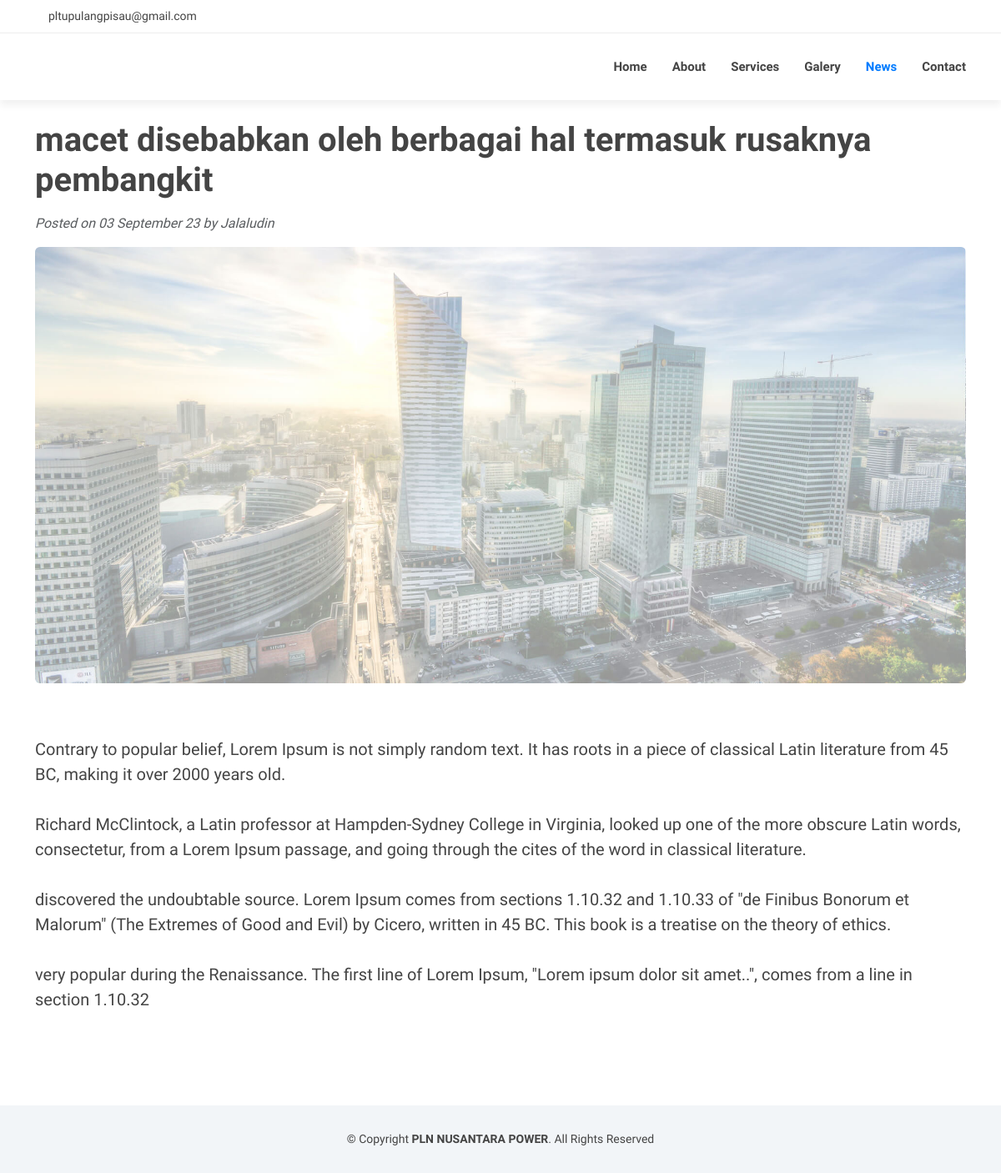
Page /news/detail/7a21af28-2b23-4a01-8c56-d368a6d0e1da/ on the committed database.
### topbar/models.py (models this page shows, shortened)
class TopBar(models.Model):
    email           = models.EmailField()
    phone_number    = models.CharField(max_length=15,blank=True,null=True)
    social          = models.ManyToManyField(Social)
    is_active       = models.BooleanField(default=False)
    created_at      = models.DateTimeField(auto_now_add=True)

class Social(models.Model):
    social_name = models.CharField(max_length=30)
    icon_name   = models.CharField(max_length=25)
    link        = models.CharField(max_length=400)
    created_at  = models.DateTimeField(auto_now_add=True)

### news/models.py (models this page shows, shortened)
class News(models.Model):
    id                  = models.UUIDField(unique=True,default=uuid4,editable=False,primary_key=True)
    news_title          = models.CharField(max_length=100)
    author              = models.CharField(max_length=55)
    news_description    = models.TextField()
    news_image          = models.ImageField(upload_to='media/news',blank=True,null=True,)
    is_publish          = models.BooleanField(default=False)
    created_at          = models.DateTimeField(auto_now_add=True)
    class Meta:
        verbose_name_plural = 'News'
        permissions = [("can_publish", "Can Publish")]

### news/views.py (the view)
# urls.py: path('detail/<str:id>/',views.newsdetail,name='news-detail'),
def newsdetail(request,id):
    news = News.objects.get(id=id)
    context = {
        "news":news
    }
    return render(request,'news/detail_news.html',context)

### plnnusantarapower/utils.py (called while the page is built)
def get_data_or_none(model):
    try:
        return model.objects.get(is_active=True)
    except model.DoesNotExist:
        return None

### topbar/context_processors.py (called while the page is built)
def topbar(request):
    topbar      = get_data_or_none(TopBar)
    context = {
        'topbar_email':topbar.email if topbar else None,
        'topbar_phone_number':topbar.phone_number if topbar else None,
        'topbar_socials':topbar.social.all() if topbar else None,
    }
    return context

### news/templates/news/detail_news.html (shortened to what this page needs)
{% extends 'base.html' %}
{% load static %}
{% block topbar %}
{% include 'includes/topbar.html' with topbar_email=topbar_email topbar_phone_number=topbar_phone_number topbar_socials=topbar_socials %}
{% endblock topbar %}
{% block content %}
<div class="container mt-4">
    <div class="row">
        <div class="col-lg-12">
            <article>
                <header class="">
                    <h1 class="fw-bolder mb-3">{{ news.news_title }}</h1>
                    <div class="text-muted fst-italic my-3">Posted on {{ news.created_at|date:"d F y" }} by {{ news.author }}</div>
                </header>
                {% if not news.news_image %}
                    <section class="mb-5">
                        <p class="fs-5 mb-4">{{ news.news_description|linebreaksbr}}</p>
                    </section>
                {% else %}
                    <figure class="mb-4"><img class="img-fluid rounded img-detail-news" src="{{ news.news_image.url }}" alt="{{ news.news_title }}"/></figure>
                    <section class="mb-5">
                        <p class="fs-5 mb-4">{{ news.news_description|linebreaksbr}}</p>
                    </section>
                {% endif %}
            </article>
        </div>
    </div>
</div>
{% endblock content %}

### templates/includes/topbar.html (shortened to what this page needs)
{% load static %}
<section id="topbar" class="d-flex align-items-center">
    <div class="container d-flex justify-content-center justify-content-md-between">
      <div class="contact-info d-flex align-items-center">
        <i class="bi bi-envelope "><a
            href="https://mail.google.com/mail/?view=cm&fs=1&to={{topbar_email}}">{{topbar_email}}</a></i>
      </div>
      <div class="social-links d-none d-md-flex align-items-center">
        {% for topbar_social in topbar_socials %}
        <a href="{{topbar_social.link}}"><i class="{{topbar_social.icon_name}}"></i></a>
        {% endfor %}
      </div>
    </div>
  </section>

### static/assets/css/style.css (style rules this page uses)
body { background: #fff; color: #444; font-family: "Open Sans", sans-serif; }
a { color: #50d8af; text-decoration: none; transition: 0.5s; }
p { padding: 0; margin: 0 0 30px 0; }
h1, h2, h3, h4, h5, h6 { font-family: "Montserrat", sans-serif; font-weight: 400; margin: 0 0 20px 0; padding: 0; }
#topbar { background: #fff; border-bottom: 1px solid #eee; font-size: 14px; padding: 0; height: 40px; }
#topbar .contact-info i { font-style: normal; color: #007bff; }
#topbar .contact-info i a, #topbar .contact-info i span { padding-left: 5px; color: #444; }
#topbar .contact-info i a { line-height: 0; transition: 0.3s; }
#topbar .social-links a { color: #555; padding: 0 15px; display: inline-block; line-height: 1px; border-left: 1px solid #e9e9e9; }
#topbar .social-links a:first-child { border-left: 0; }
section { padding: 40px 0; overflow: hidden; }

### rows in the picture
TopBar: email "pltupulangpisau@gmail.com"
News: news_title "macet disebabkan oleh berbagai hal termasuk rusaknya pembangkit", created_at "03 September 23", author "Jalaludin", news_image (picture), news_description "Contrary to popular belief, Lorem Ipsum is not simply random text. It has roots in a piece of classical Latin literature from 45 BC, making it over 2000 years old. Richard McClintock, a Latin professor at Hampden-Sydney College in Virginia, looked up one of the more obscure Latin words, consectetur, from a Lorem Ipsum passage, and going through the cites of the word in classical literature. discovered the undoubtable source. Lorem Ipsum comes from sections 1.10.32 and 1.10.33 of \"de Finibus Bonorum et Malorum\" (The Extremes of Good and Evil) by Cicero, written in 45 BC. This book is a treatise on the theory of ethics. very popular during the Renaissance. The first line of Lorem Ipsum,…"
